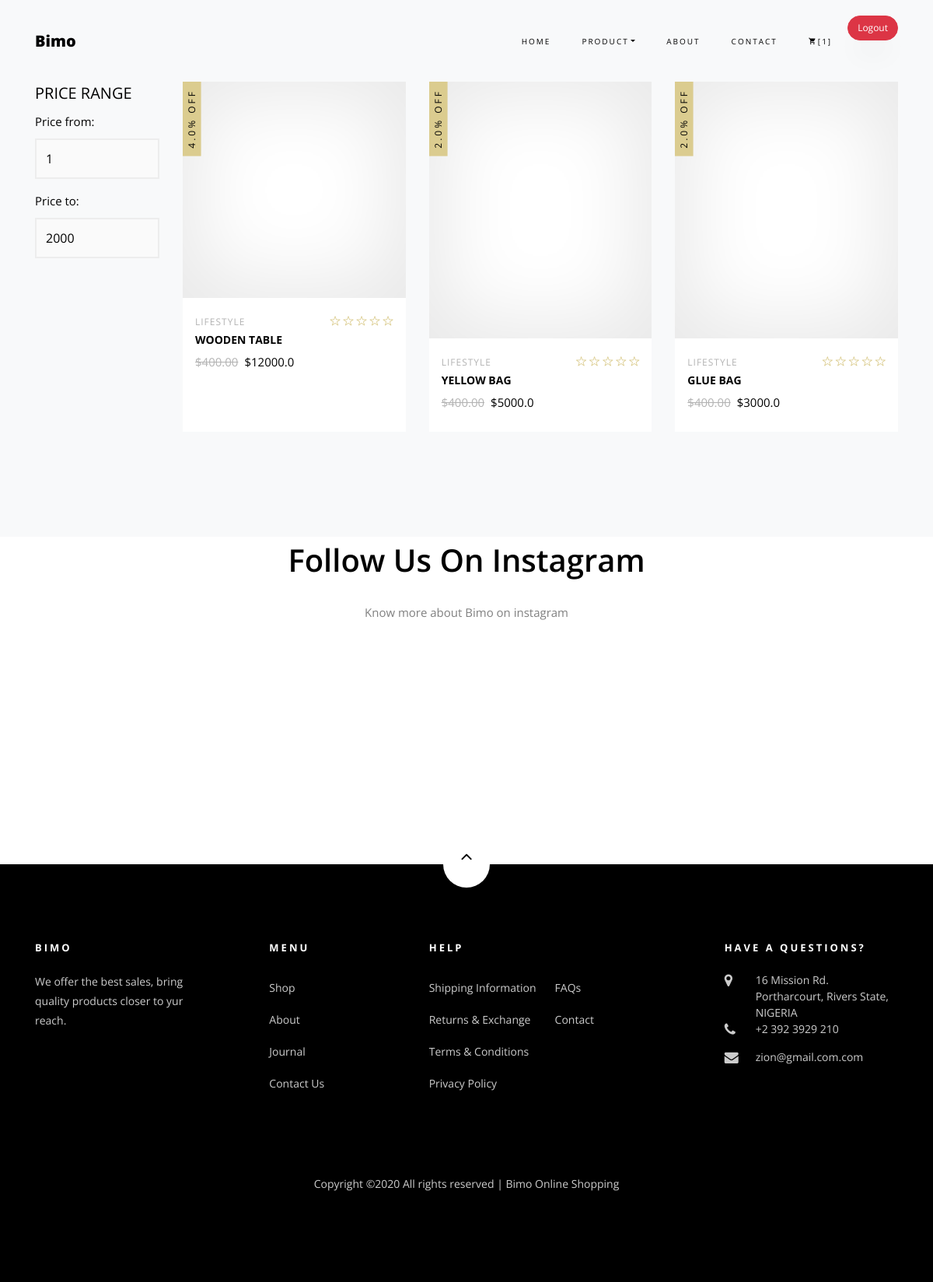
/Bimo/Home_Office/ (signed in), run on the app's committed database.
### Shopping/models.py (models this page shows, shortened)
class Order(models.Model):
    user = models.ForeignKey(settings.AUTH_USER_MODEL, on_delete=models.CASCADE)
    items = models.ManyToManyField(OrderedItem)
    date_ordered = models.DateTimeField(auto_now_add=True)
    status = models.BooleanField(default=False)
    billing_address = models.ForeignKey(
        'BillingAddress',on_delete=models.SET_NULL, null=True, blank=True)
    payment= models.ForeignKey(
        'Payment',on_delete=models.SET_NULL, null=True, blank=True)

class product(models.Model):
    slug = models.SlugField(default=PRODUCT_ID)
    title = models.CharField(max_length=100)
    price = models.FloatField()
    discount = models.FloatField(null=True, blank=True)
    P_type = models.CharField(choices=PRODUCT_TYPE, max_length=2)
    size = models.CharField(choices=PRODUCT_SIZE, max_length=2)
    sample = models.ImageField()
    Date = models.DateTimeField(auto_now=True)
    Time = models.TimeField(auto_now=True)

### Shopping/views.py (the view)
# urls.py: path('Home_Office/',Home_Office, name='Home'),
@login_required()
def Home_Office(request):
   products = product.objects.filter(P_type="HO")
   return render(request,'home_office.html', {'Home':products})

### Shopping/templatetags/cart_template_tags.py (called while the page is built)
@register.filter
def cart_item_count(user):
    if user.is_authenticated:
        qs = Order.objects.filter(user=user, status=False)
        if qs.exists():
            return qs[0].items.count()
    return 0

### templates/home_office.html (shortened to what this page needs)
{% extends 'base.html'%}
{% block header %}
{% load static %}
    <section class="ftco-section bg-light">
    	<div class="container">
    		<div class="row">
    			<div class="col-md-8 col-lg-10 order-md-last">
    				<div class="row">
                        {% for product in Home %}
		    			<div class="col-sm-12 col-md-12 col-lg-4 ftco-animate d-flex">
		    				<div class="product d-flex flex-column">
		    					<a href="{% url 'Product_Single' product.slug %}" class="img-prod"><img class="img-fluid" src="{{product.sample.url}}" alt="Colorlib Template">
		    						<span class="status">{{product.discount}}% Off</span>
		    					</a>
		    					<div class="text py-3 pb-4 px-3">
		    						<div class="d-flex">
		    							<div class="cat">
				    						<span>Lifestyle</span>
				    					</div>
				    					<div class="rating">
			    							<p class="text-right mb-0">
			    								<a href="#"><span class="ion-ios-star-outline"></span></a>
			    								<a href="#"><span class="ion-ios-star-outline"></span></a>
			    								<a href="#"><span class="ion-ios-star-outline"></span></a>
			    								<a href="#"><span class="ion-ios-star-outline"></span></a>
			    								<a href="#"><span class="ion-ios-star-outline"></span></a>
			    							</p>
			    						</div>
			    					</div>
		    						<h3><a href="#">{{product.title}}</a></h3>
		  							<div class="pricing">
			    						<p class="price"><span class="mr-2 price-dc">$400.00</span><span class="price-sale">${{product.price}}</span></p>
			    					</div>
		    					</div>
		    				</div>
		    			</div>
						{% endfor %}
		    		</div>
		    	</div>
		    	<div class="col-md-4 col-lg-2">
		    		<div class="sidebar">
							<div class="sidebar-box-2">
								<h2 class="heading">Price Range</h2>
								<form method="post" class="colorlib-form-2">
		              <div class="row">
		                <div class="col-md-12">
		                  <div class="form-group">
		                    <label for="guests">Price from:</label>
		                    <div class="form-field">
		                      <select name="people" id="people" class="form-control">
		                        <option value="#">1</option>
		                      </select>
		                    </div>
		                  </div>
		                </div>
		                <div class="col-md-12">
		                  <div class="form-group">
		                    <label for="guests">Price to:</label>
		                    <div class="form-field">
		                      <select name="people" id="people" class="form-control">
		                        <option value="#">2000</option>
		                      </select>
		                    </div>
		                  </div>
		                </div>
		              </div>
		            </form>
							</div>
						</div>
    			</div>
    		</div>
    	</div>
    </section>
	<section class="ftco-gallery">
    	<div class="container">
    		<div class="row justify-content-center">
    			<div class="col-md-8 heading-section text-center mb-4 ftco-animate">
            <h2 class="mb-4">Follow Us On Instagram</h2>
            <p>Know more about Bimo on instagram</p>
          </div>
    		</div>
    	</div>
    	<div class="container-fluid px-0">
    		<div class="row no-gutters">
        </div>
    	</div>
    </section>
    <footer class="ftco-footer ftco-section">
      <div class="container">
      	<div class="row">
      		<div class="mouse">
						<a href="#" class="mouse-icon">
							<div class="mouse-wheel"><span class="ion-ios-arrow-up"></span></div>
						</a>
					</div>
      	</div>
        <div class="row mb-5">
          <div class="col-md">
            <div class="ftco-footer-widget mb-4">
              <h2 class="ftco-heading-2">Bimo</h2>
              <p>We offer the best sales, bring quality products closer to yur reach.</p>
              <ul class="ftco-footer-social list-unstyled float-md-left float-lft mt-5">
              </ul>
            </div>
          </div>
          <div class="col-md">
            <div class="ftco-footer-widget mb-4 ml-md-5">
              <h2 class="ftco-heading-2">Menu</h2>
              <ul class="list-unstyled">
                <li><a href="#" class="py-2 d-block">Shop</a></li>
                <li><a href="#" class="py-2 d-block">About</a></li>
                <li><a href="#" class="py-2 d-block">Journal</a></li>
                <li><a href="#" class="py-2 d-block">Contact Us</a></li>
              </ul>
            </div>
          </div>
          <div class="col-md-4">
             <div class="ftco-footer-widget mb-4">
              <h2 class="ftco-heading-2">Help</h2>
              <div class="d-flex">
	              <ul class="list-unstyled mr-l-5 pr-l-3 mr-4">
	                <li><a href="#" class="py-2 d-block">Shipping Information</a></li>
	                <li><a href="#" class="py-2 d-block">Returns &amp; Exchange</a></li>
	                <li><a href="#" class="py-2 d-block">Terms &amp; Conditions</a></li>
	                <li><a href="#" class="py-2 d-block">Privacy Policy</a></li>
	              </ul>
	              <ul class="list-unstyled">
	                <li><a href="#" class="py-2 d-block">FAQs</a></li>
	                <li><a href="#" class="py-2 d-block">Contact</a></li>
	              </ul>
	            </div>
            </div>
          </div>
          <div class="col-md">
            <div class="ftco-footer-widget mb-4">
            	<h2 class="ftco-heading-2">Have a Questions?</h2>
            	<div class="block-23 mb-3">
	              <ul>
	                <li><span class="icon icon-map-marker"></span><span class="text">16 Mission Rd. Portharcourt,  Rivers State, NIGERIA</span></li>
	                <li><a href="#"><span class="icon icon-phone"></span><span class="text">+2 392 3929 210</span></a></li>
	                <li><a href="#"><span class="icon icon-envelope"></span><span class="text">zion@gmail.com.com</span></a></li>
	              </ul>
	            </div>
            </div>
          </div>
        </div>
        <div class="row">
          <div class="col-md-12 text-center">
            <p>
						  Copyright &copy;<script>document.write(new Date().getFullYear());</script> All rights reserved | Bimo Online Shopping</i></a>
						</p>
          </div>
        </div>
      </div>
    </footer>
 {% endblock %}

### templates/base.html (shortened to what this page needs)
{% load static %}
{% load cart_template_tags %}
<!DOCTYPE html>
<html lang="en">
  <head>
    <link rel="stylesheet" href="{% static 'assets/css/open-iconic-bootstrap.min.css' %}">
    <link rel="stylesheet" href="{% static 'assets/css/animate.css' %}">
    <link rel="stylesheet" href="{% static 'assets/css/owl.carousel.min.css' %}">
    <link rel="stylesheet" href="{% static 'assets/css/owl.theme.default.min.css' %}">
    <link rel="stylesheet" href="{% static 'assets/css/magnific-popup.css' %}">
    <link rel="stylesheet" href="{% static 'assets/css/aos.css' %}">
    <link rel="stylesheet" href="{% static 'assets/css/ionicons.min.css' %}">
    <link rel="stylesheet" href="{% static 'assets/css/bootstrap-datepicker.css' %}">
    <link rel="stylesheet" href="{% static 'assets/css/jquery.timepicker.css' %}">
    <link rel="stylesheet" href="{% static 'assets/css/flaticon.css' %}">
    <link rel="stylesheet" href="{% static 'assets/css/icomoon.css' %}">
    <link rel="stylesheet" href="{% static 'assets/css/style.css' %}">
  </head>
  <body class="goto-here">
    <nav class="navbar navbar-expand-lg navbar-dark ftco_navbar bg-dark ftco-navbar-light" id="ftco-navbar">
        <div class="container">
          <a class="navbar-brand" href="index.html">Bimo</a>
          <div class="collapse navbar-collapse" id="ftco-nav">
            <ul class="navbar-nav ml-auto">
              <li class="nav-item active"><a href="{% url 'Index' %}" class="nav-link">Home</a></li>
              <li class="nav-item dropdown">
              <a class="nav-link dropdown-toggle" href="#" id="dropdown04" data-toggle="dropdown" aria-haspopup="true" aria-expanded="false">Product</a>
            </li>
              <li class="nav-item"><a href="{% url 'About' %}" class="nav-link">About</a></li>
              <li class="nav-item"><a href="{% url 'Contact' %}" class="nav-link">Contact</a></li>
              <li class="nav-item cta cta-colored"><a href="{% url 'Cart' %}" class="nav-link"><span class="icon-shopping_cart"></span>[{{request.user|cart_item_count}}]</a></li>
              <br><form action="{% url 'Logout' %}" method="post">{% csrf_token %}
                   {% if user.is_authenticated %}
                   <li class="nav-item"><button type="submit" class="btn btn-danger">Logout</button></a></li>
              </form>
                {% else %}
                     <li class="nav-item"><a href="{% url 'home' %}" ><button type="submit" class="btn btn-info">Login</button></a></li>
                    {% endif %}
            </ul>
          </div>
        </div>
      </nav>
    {% block header %}
    {% endblock %}

### static/assets/css/icomoon.css (style rules this page uses)
[class^="icon-"], [class*=" icon-"] { font-family: 'icomoon' !important; speak: none; font-style: normal; font-weight: normal; font-variant: normal; text-transform: none; line-height: 1; -webkit-font-smoothing: antialiased; -moz-osx-font-smoothing: grayscale; }
.icon-map-marker:before { content: "\f041"; }
.icon-phone:before { content: "\f095"; }
.icon-envelope:before { content: "\f0e0"; }
.icon-shopping_cart:before { content: "\e8cc"; }

### data on the page
product: discount "4.0", title "WOODEN TABLE", price "12000.0"
product: discount "2.0", title "YELLOW BAG", price "5000.0"
product: discount "2.0", title "GLUE BAG", price "3000.0"

### other printed values
{{ request.user|cart_item_count }} "1"
